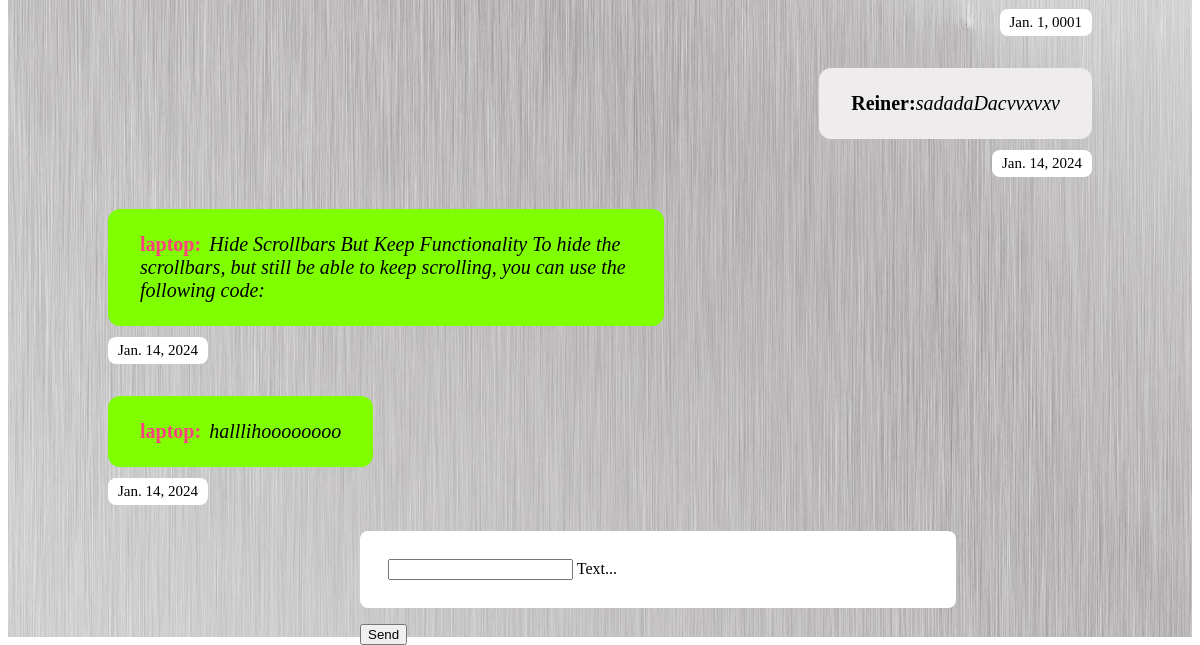
/chat/ (signed in, lower part), run on an earlier commit of the app's database.
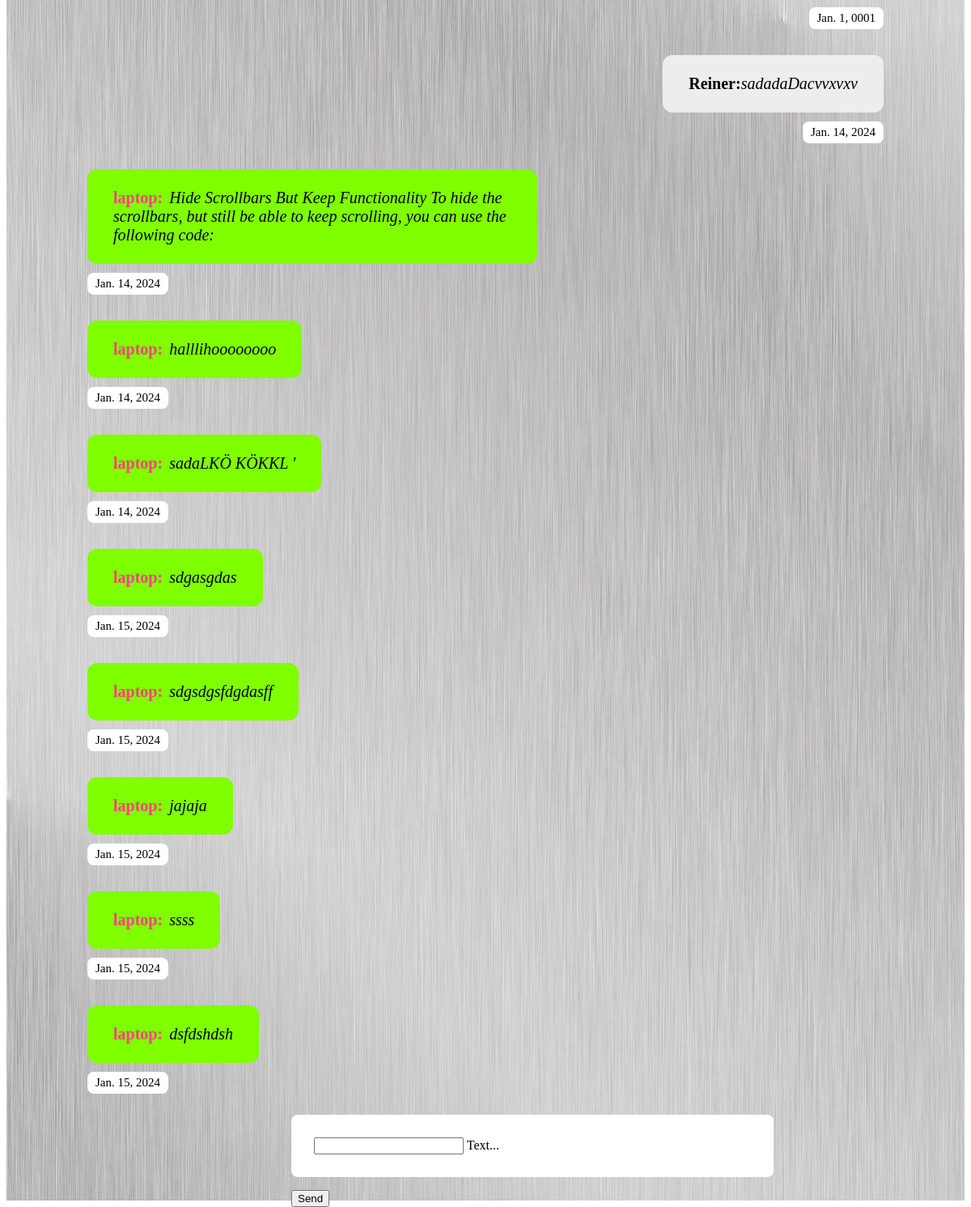
And on a later commit of the database.
### chat/models.py (models this page shows)
class Message(models.Model):
    text = models.CharField(max_length=500)
    created_at = models.DateField(default = date.today)
    chat = models.ForeignKey(Chat, on_delete=models.CASCADE, related_name='chat_message_set', default=None, blank=True, null=True)
    author = models.ForeignKey(settings.AUTH_USER_MODEL, on_delete=models.CASCADE, related_name='author_message_set')
    receiver = models.ForeignKey(settings.AUTH_USER_MODEL, on_delete=models.CASCADE, related_name='receiver_message_set')

### chat/views.py (the view, shortened to what this page needs)
# urls.py: path('chat/', index, name='index'),
@login_required(login_url = '/login/')
def index(request):
   myChat = Chat.objects.get(id=1)
   chatMessages = Message.objects.filter(chat__id=1)
   return render(request, 'chat/index.html', {'messages': chatMessages})

### chat/templates/chat/index.html (shortened to what this page needs)
{% extends "base.html" %}
{% block content %}
{% if request.user.is_authenticated %}
<div class="message-container" id="messageContainer">
  {% for message in messages %}
          {% if message.author == request.user %}
          <div class="wrapper-maim-user">
            <div class="main-user">
                <span> <b class="color-red">{{ message.author }}:</b><i>{{ message.text }}</i></span>
                <span class="main-user-time">{{ message.created_at }}</span>
            </div>
          </div>
          {% else %}
          <div class="wrapper-other-user">
             <div class="other-user c-gray">
               <span> <b>{{ message.author }}:</b><i>{{ message.text }}</i></span>
               <span class="other-user-time">{{ message.created_at }}</span>
             </div>
         </div>
          {% endif %}
  {% endfor %}
</div>
<div style="position: fixed; bottom: 0; left: 30%; width: 100%;">
  <form onsubmit="sendMessage() ; return false;"   method="post">
    <div style="margin-top: 16px; padding: 28px; width: 45%; margin-bottom: 16px; background-color: white; border-radius: 8px;" class="mdl-textfield mdl-js-textfield mdl-textfield--floating-label">
      <input class="mdl-textfield__input" name="textmessage" type="text" id="messageField" />
      <label class="mdl-textfield__label" for="messageField">Text...</label>
    </div>
    <div>
      <button  class="mdl-button mdl-js-button mdl-button--raised mdl-js-ripple-effect mdl-button--accent">Send</button>
    </div>
  </form>
</div>
{% else %}
  <h1>Nicht eigeloggt</h1>
  <p>Du bist aktuell nicht eingelogt, <br>
  bitte <a href="/login/">hier</a> einlogen.</p>
{% endif %}
{% endblock %}

What changed in the data, as far as the page shows it:
added Message: author "laptop", text "sadaLKÖ KÖKKL '", created_at "Jan. 14, 2024"
added Message: author "laptop", text "sdgasgdas", created_at "Jan. 15, 2024"
added Message: author "laptop", text "sdgsdgsfdgdasff", created_at "Jan. 15, 2024"
added Message: author "laptop", text "jajaja", created_at "Jan. 15, 2024"
added Message: author "laptop", text "ssss", created_at "Jan. 15, 2024"
added Message: author "laptop", text "dsfdshdsh", created_at "Jan. 15, 2024"
